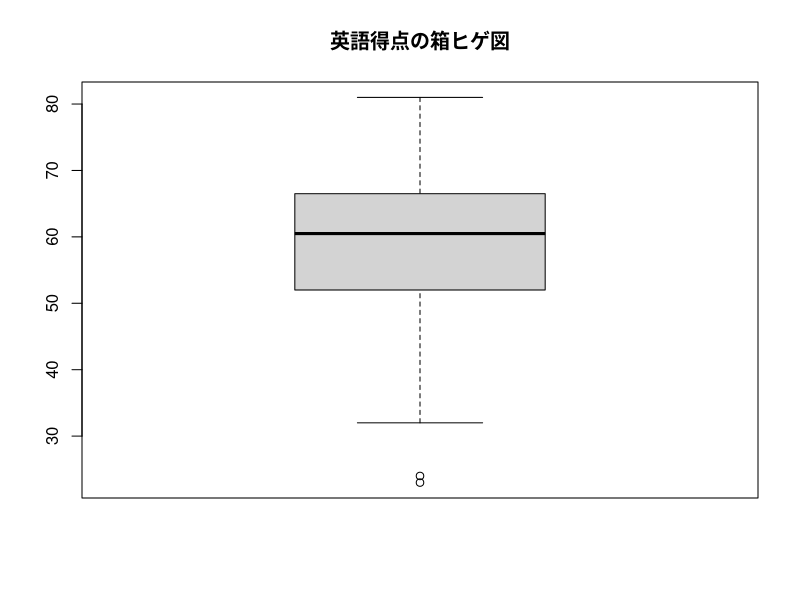
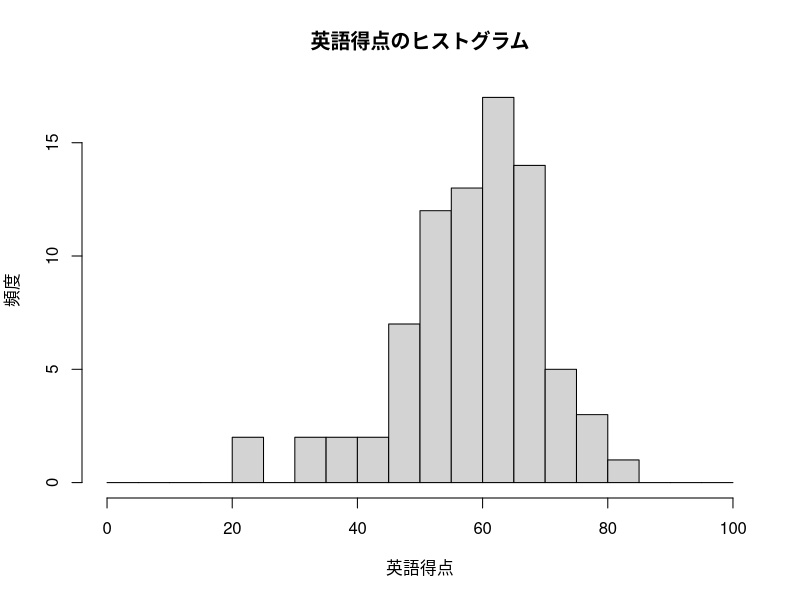

Source code (R) for these figures, in order:
eigo <- c(	
36,70,56,68,76,60,50,63,62,42,64,60,50,68,71,67,	
50,65,67,57,72,64,61,66,46,80,46,51,59,32,55,65,	
65,52,57,64,23,57,53,54,38,71,57,69,77,61,51,64,	
63,43,65,61,51,69,72,68,53,66,68,58,73,65,62,67,	
47,81,47,52,59,33,56,66,67,52,58,65,24,58,54,55)	
length(eigo)	     	 #データ数　
summary(eigo)			# データの要約統計量
mean(eigo)	     	 	#標本平均　
var(eigo)	     	 	#標本分散　
sd(eigo)	     	 	#標本標準偏差　

# データの図示

## 箱ヒゲ図
png(file="desc/graph/eigo-box.png")
boxplot(eigo, main="英語得点の箱ヒゲ図") #箱ひげ図
boxplot.stats(eigo)	     	         #箱ひげ図用統計量　
dev.off()

## 英語のヒストグラム
png("desc/graph/eigo-hist.png")
hist(eigo, breaks=seq(0, 100, by=5), xlab="英語得点", ylab="頻度", main="")
title(main = "英語得点のヒストグラム")	   #グラフタイトル
stem(eigo, scale=2)	     	           #幹葉表示
dev.off()
